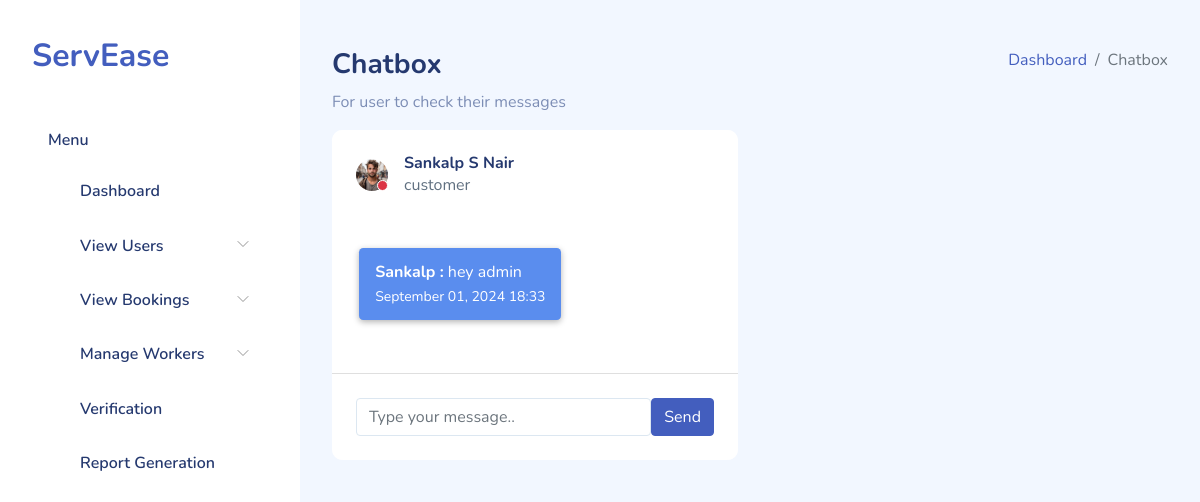
Page /view-chat/6/ on the earlier database version.
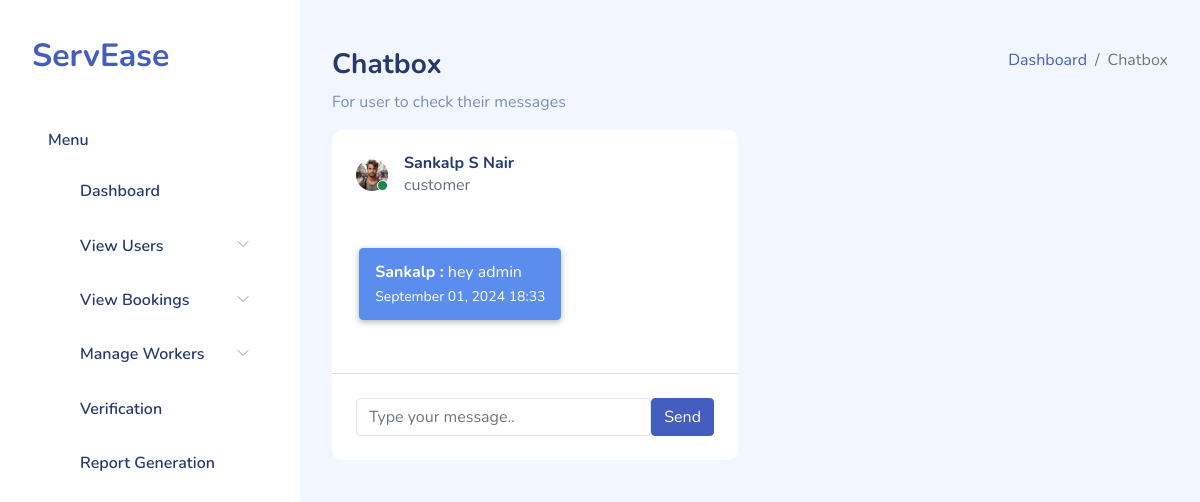
Same page on the later database version.
### Home_app/models.py (models this page shows)
class Users(models.Model):
    user_id = models.AutoField(primary_key=True)
    firstname = models.CharField(max_length=20,blank=False)
    lastname = models.CharField(max_length=20,blank=False)
    email = models.EmailField(unique=True,blank=False)
    phone = models.CharField(max_length=10,null=True)
    address = models.TextField()
    place=models.CharField(max_length=30, blank=True)
    availability = models.IntegerField(default=0)
    district = models.CharField(max_length=20, blank=True)
    image = models.ImageField(upload_to='profile_pic', null=True, blank=True)
    password = models.CharField(max_length=256)
    usertype = models.CharField(max_length=20)
    active = models.BooleanField(default=True)

### Home_app/views.py (the view)
# urls.py: path('view-chat/<int:user_id>/', views.admin_view_chat, name='admin_view_chat'),
def admin_view_chat(request, user_id):
    print(f"Debugging: user_id received = {user_id}")
    try:
        user = get_object_or_404(Users, user_id=user_id)
        print(f"Debugging: User found - ID: {user.user_id}, Active: {user.active}")
        admin_user = Users.objects.filter(usertype='admin').first()
        if not admin_user:
            return HttpResponse("Admin user not found")
        chat_messages = ChatMessage.objects.filter(
            Q(sender=user, receiver=admin_user) | Q(sender=admin_user, receiver=user)
        ).order_by('timestamp')
        print(f"Debugging: Number of messages found: {chat_messages.count()}")
    except Exception as e:
        print(f"Debugging: Exception occurred - {str(e)}")
        return HttpResponse(f"An error occurred: {str(e)}")
    context = {
        'user': user,
        'chat_messages': chat_messages,
        'admin_user': admin_user,
    }
    return render(request, 'admin_temp/view_chat.html', context)

### templates/admin_temp/view_chat.html (shortened to what the changed rows need)
{% load static %}
<!DOCTYPE html>
<html lang="en">
<head>
    <link rel="stylesheet" href="{% static 'adm_assets/css/bootstrap.css' %}">
    <link rel="stylesheet" href="{% static 'adm_assets/css/widgets/chat.css' %}">
    <link rel="stylesheet" href="{% static 'adm_assets/vendors/perfect-scrollbar/perfect-scrollbar.css' %}">
    <link rel="stylesheet" href="{% static 'adm_assets/vendors/bootstrap-icons/bootstrap-icons.css' %}">
    <link rel="stylesheet" href="{% static 'adm_assets/css/app.css' %}">
</head>
<body>
    <div id="app">
        <div id="main">
            <div class="page-heading">
                <section class="section">
                    <div class="row">
                        <div class="col-md-6">
                            <div class="card">
                                <div class="card-header">
                                    <div class="media d-flex align-items-center">
                                        <div class="avatar me-3">
                                            <img src="{{ user.image.url }}" alt="{{ user.firstname }}" srcset="">
                                            <span id="user-status-{{ user.user_id }}" class="avatar-status bg-{% if user.active %}success{% else %}danger{% endif %}"></span>
                                        </div>
                                    </div>
                                </div>
                            </div>
                        </div>
                    </div>
                </section>
            </div>
        </div>
    </div>
</body>
</html>

Differences in the rows shown:
changed Users "Sankalp": active False → True (drawn)
